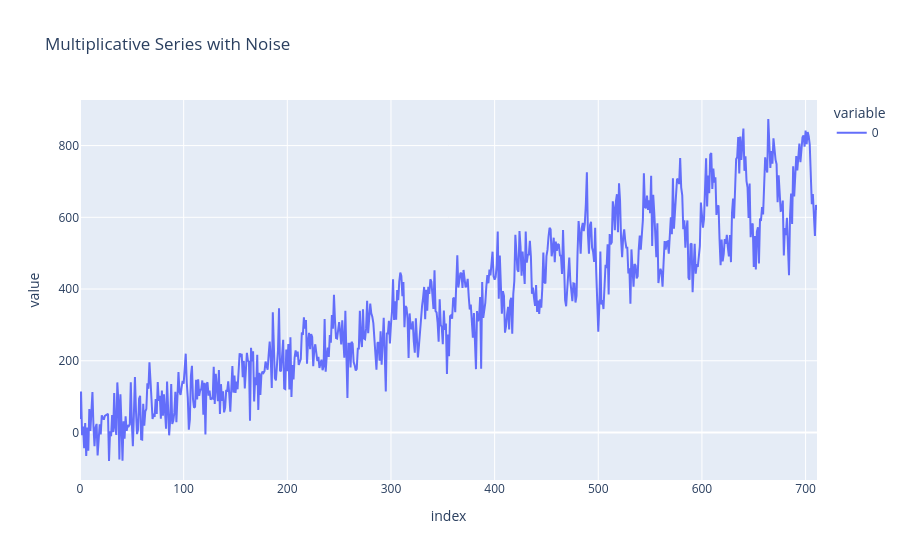

The notebook cell saved with this chart:
### Code cell
noisy_series_mult = combined_mult + noise*.5

fig = px.line(noisy_series_mult, title='Multiplicative Series with Noise')
fig.show()

### Figure 1 — Plotly figure (JSON) as saved in the notebook; plotly's stock layout.template omitted (floating-point values rounded to 4 significant figures; data arrays with more than 128 entries replaced by an {"elided": "..."} marker saying what was removed)
{"data": [{"hovertemplate": "variable=0<br>index=%{x}<br>value=%{y}<extra></extra>", "legendgroup": "0", "line": {"color": "#636efa", "dash": "solid"}, "marker": {"symbol": "circle"}, "mode": "lines", "name": "0", "orientation": "v", "showlegend": true, "type": "scatter", "x": {"elided": "712 int values"}, "xaxis": "x", "y": {"elided": "712 float values"}, "yaxis": "y"}], "layout": {"legend": {"title": {"text": "variable"}, "tracegroupgap": 0}, "title": {"text": "Multiplicative Series with Noise"}, "xaxis": {"anchor": "y", "domain": [0, 1], "title": {"text": "index"}}, "yaxis": {"anchor": "x", "domain": [0, 1], "title": {"text": "value"}}}}
